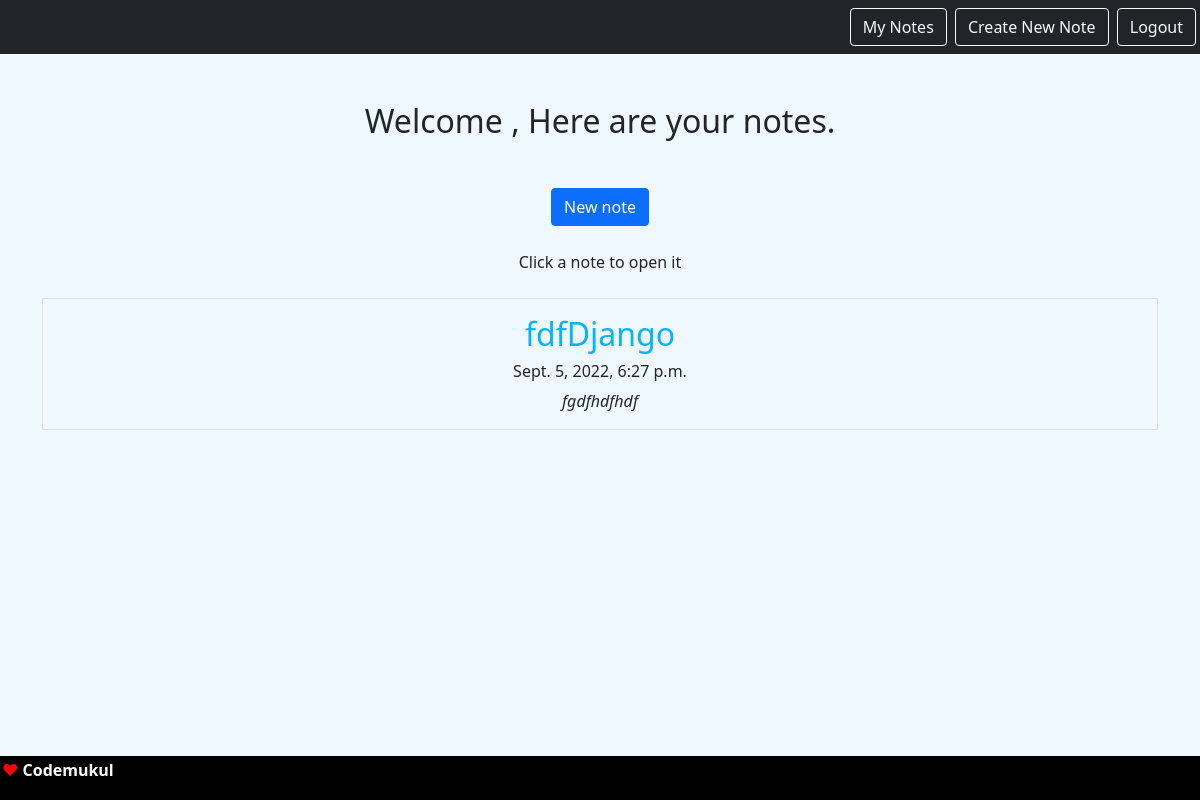
/smart/ (signed in), run on an earlier commit of the app's database.
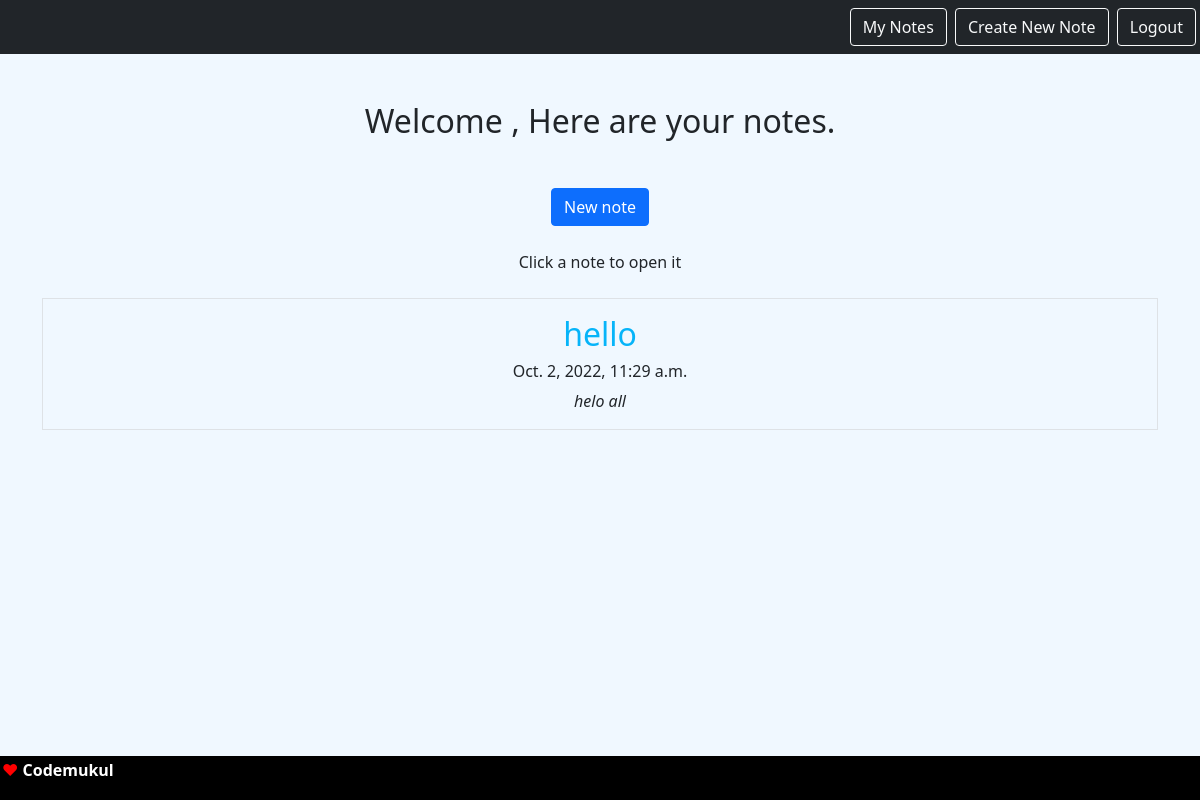
And on a later commit of the database.
### notes/models.py (models this page shows)
class Notes(models.Model):
    title = models.CharField(max_length=10000)
    text = models.TextField()
    created = models.DateTimeField(auto_now_add=True)
    user = models.ForeignKey(User, on_delete=models.CASCADE, related_name="notes")

### notes/views.py (the view)
# urls.py: path('smart/',views.NotesListView.as_view(),name='notes.list'),
class NotesListView(LoginRequiredMixin, ListView):
    model = Notes
    context_object_name = "notes"
    login_url = '/admin'
    def get_queryset(self):
        return self.request.user.notes.all()

### notes/templates/notes/notes_list.html (shortened to what this page needs)
{% extends "base.html" %}
{% block content %}
<h2 class="my-5">Welcome , Here are your notes.</h2>
<a href="{% url 'notes.new' %}" class="btn btn-primary">New note</a>
<br><br>
<h7>Click a note to open it </h7>
<br><br>
    <div class="row row-cols3 g-2">
        {% for note in notes %}
        <div class="col">
            <div class="p-3 border">
                <a href="{% url 'notes.detail' pk=note.id %}" class="text-decoration-none">
                    <h2 class="note-li">{{note.title}}</h2>
                </a>
                <h6>{{note.created}}</h6>
                <em>{{note.text|truncatechars:20}}</em>
            </div>
        </div>
        {% endfor %}
    </div>
{% endblock %}
<!-- {% load static %}

What changed in the data, as far as the page shows it:
removed Notes: title "fdfDjango", created "Sept. 5, 2022, 6:27 p.m.", text "fgdfhdfhdf"
added Notes: title "hello", created "Oct. 2, 2022, 11:29 a.m.", text "helo all"
